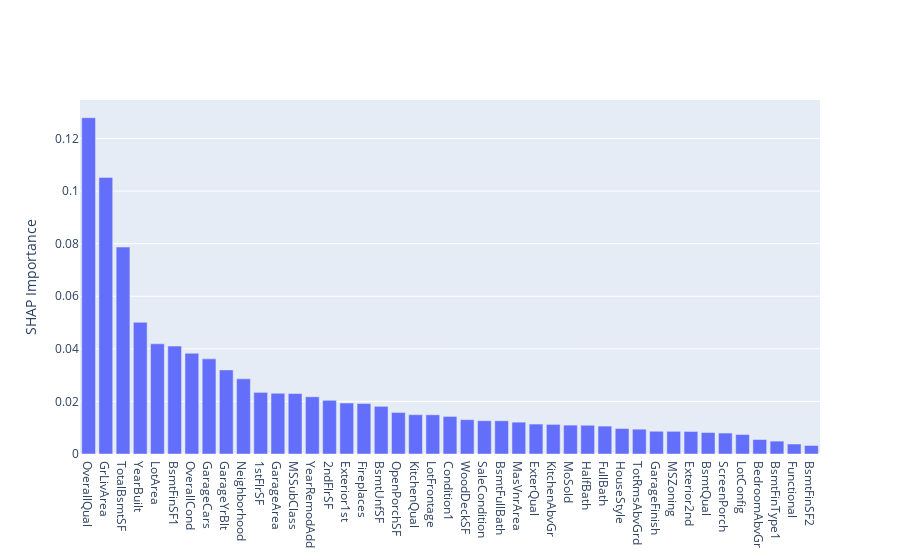

Source (notebook cell):
### Code cell
fig = go.Figure(
    go.Bar(
    x=feat_imp['features'],
    y=feat_imp['percentage'],
    name='SHAP Importance'
    )
    )
fig.update_layout(
    yaxis=dict(
        title=dict(text='SHAP Importance'),
    ),
)
fig.show()

### Figure 1 — Plotly figure (JSON) as saved in the notebook; plotly's stock layout.template omitted (floating-point values rounded to 4 significant figures)
{"data": [{"name": "SHAP Importance", "type": "bar", "x": ["OverallQual", "GrLivArea", "TotalBsmtSF", "YearBuilt", "LotArea", "BsmtFinSF1", "OverallCond", "GarageCars", "GarageYrBlt", "Neighborhood", "1stFlrSF", "GarageArea", "MSSubClass", "YearRemodAdd", "2ndFlrSF", "Exterior1st", "Fireplaces", "BsmtUnfSF", "OpenPorchSF", "KitchenQual", "LotFrontage", "Condition1", "WoodDeckSF", "SaleCondition", "BsmtFullBath", "MasVnrArea", "ExterQual", "KitchenAbvGr", "MoSold", "HalfBath", "FullBath", "HouseStyle", "TotRmsAbvGrd", "GarageFinish", "MSZoning", "Exterior2nd", "BsmtQual", "ScreenPorch", "LotConfig", "BedroomAbvGr", "BsmtFinType1", "Functional", "BsmtFinSF2"], "y": [0.1279, 0.1052, 0.07872, 0.05009, 0.04192, 0.04104, 0.03831, 0.03619, 0.03198, 0.02858, 0.02344, 0.02311, 0.02299, 0.02177, 0.02042, 0.0194, 0.01919, 0.01813, 0.01581, 0.01495, 0.01491, 0.01429, 0.01307, 0.01265, 0.01264, 0.01212, 0.01139, 0.01126, 0.01099, 0.01094, 0.01061, 0.009696, 0.009441, 0.00865, 0.008627, 0.00857, 0.008163, 0.007966, 0.007402, 0.005513, 0.004908, 0.003798, 0.003241]}], "layout": {"yaxis": {"title": {"text": "SHAP Importance"}}}}
